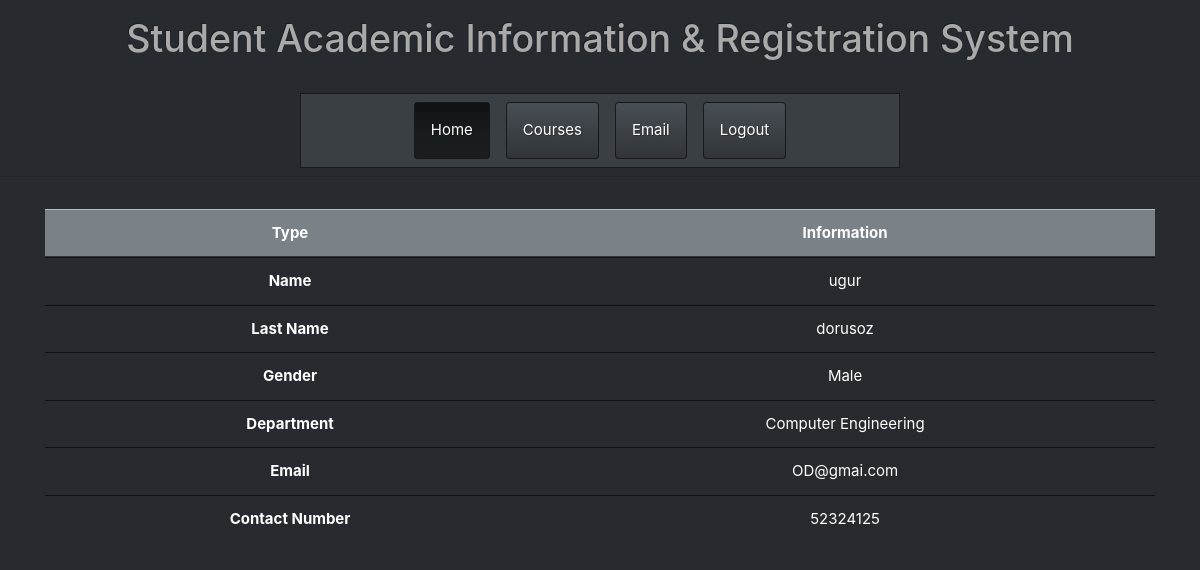
Screenshot of /html/TA/Home.php (signed in) with the database file from the repository.
### tables this page shows
CREATE TABLE `Person` (
  `person_ID` int(64) NOT NULL,
  `first_name` varchar(32) NOT NULL,
  `last_name` varchar(32) NOT NULL,
  `hash_password` varchar(32) NOT NULL,
  `login_status` enum('On','Off') DEFAULT NULL,
  `phone` varchar(32) DEFAULT NULL,
  `email` varchar(32) DEFAULT NULL,
  `gender` enum('Male','Female','Other') DEFAULT NULL,
  `address` varchar(64) DEFAULT NULL
);

CREATE TABLE `Dept_Person` (
  `name` varchar(64) NOT NULL,
  `person_ID` int(64) NOT NULL
);

### html/TA/Home.php (the view, shortened to what this page needs)
<?php
if (isset($_SESSION['person_ID'])){
$p_ID = $_SESSION['person_ID'];
try {
  require "../../php/config.php";
  $connection = new PDO($dsn, $username, $password, $options);
  $sql = "SELECT first_name, last_name, email, gender, phone FROM Person WHERE person_ID = :p_ID";
  $statement = $connection->prepare($sql);
  $statement->bindParam(':p_ID', $p_ID, PDO::PARAM_INT);
  $statement->execute();
  $result = $statement->fetchAll();
  if(isset($result[0])) {
    $firstN = $result[0][0];
    $secondN = $result[0][1];
    $emailT = $result[0][2];
    $genderT = $result[0][3];
    $phoneT = $result[0][4];
  }
} catch(PDOException $error) {
    echo $sql . "<br>" . $error->getMessage();
}
try {
  $sql = "SELECT name FROM Dept_Person WHERE person_ID = :p_ID";
  $statement = $connection->prepare($sql);
  $statement->bindParam(':p_ID', $p_ID, PDO::PARAM_INT);
  $statement->execute();
  $result = $statement->fetchAll();
if(isset($result[0])) {
  $deptN = $result[0][0];
}
} catch(PDOException $error) {
  echo $sql . "<br>" . $error->getMessage();
}
}else{
  header("Location: http://localhost/html/Login/Login_as_Student.php");
    exit();
}
?>
<!DOCTYPE html>
<html lang="en">
  <head>
    <link href="../../css/bootstrap.min.css" rel="stylesheet" />
    <link rel="stylesheet" href="../../css/style.css" />
    <link rel="stylesheet" href="https://use.fontawesome.com/releases/v5.7.0/css/all.css">
  </head>
  <body>
    <h1 class='text-center pb-4 pt-3'>Student Academic Information & Registration System</h1>
    <nav class="navbar sticky-top justify-content-center navbar-expand-lg navbar-dark bg-primary pt-2 pb-2 mx-auto" style="width: 50%;">
      <ul class="nav justify-content-center nav-pills ">
        <li class="nav-item pr-3">
          <a class="nav-link active" href="Home.php">Home</a>
        </li>
        <li class="nav-item pr-3">
          <a class="nav-link" href="Courses.php">Courses</a>
        </li>
        <li class="nav-item pr-3">
          <a class="nav-link" href="Email.php">Email</a>
        </li>
        <li class="nav-item">
          <a class="nav-link" href="../../php/logout.inc.php">Logout</a>
        </li>
      </ul>
    </nav>
    <div class="dropdown-divider pt-4"></div>
    <div class="container">
      <table class="table table-hover justify-content-center text-center">
        <thead>
          <tr class="table-secondary">
            <th scope="col">Type</th>
            <th scope="col">Information</th>
          </tr>
        </thead>
        <tbody>
          <tr >
            <th scope="row">Name</th>
            <td><?php  echo $firstN ?></td>
          </tr>
          <tr>
            <th scope="row">Last Name</th>
            <td><?php  echo $secondN ?></td>
          </tr>
          <tr>
            <th scope="row">Gender</th>
            <td><?php  echo $genderT ?></td>
          </tr>
          <tr>
            <th scope="row">Department</th>
            <td><?php  echo $deptN ?></td>
          </tr>
          <tr>
            <th scope="row">Email</th>
            <td><?php  echo $emailT ?></td>
          </tr>
          <tr>
            <th scope="row">Contact Number</th>
            <td><?php  echo $phoneT ?></td>
          </tr>
        </tbody>
      </table>
    </div>
  </body>
</html>

### rows the page displays
person: first_name "ugur", last_name "dorusoz", gender "Male", email "OD@gmai.com", phone "52324125"
dept_person: name "Computer Engineering"
